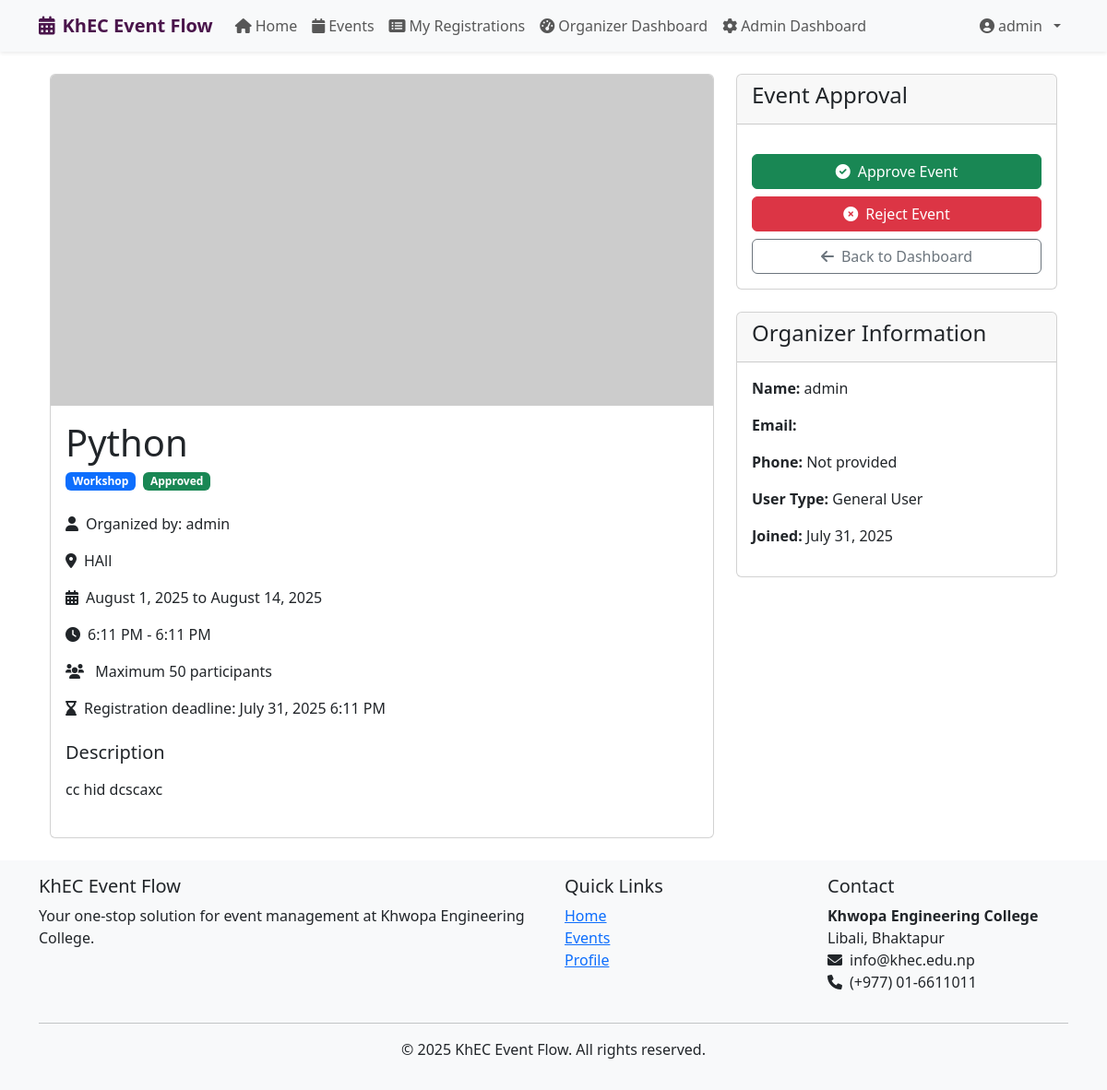
The app's page /events/admin/event/1/approval/ (signed in) with its own data.
### users/models.py (models this page shows, shortened)
class CustomUser(AbstractUser):
    USER_TYPE_CHOICES = (
        ('general', 'General User'),
        ('organizer', 'Organizer'),
        ('admin', 'Admin'),
    )
    user_type = models.CharField(max_length=10, choices=USER_TYPE_CHOICES, default='general')
    bio = models.TextField(blank=True, null=True)
    profile_picture = models.ImageField(upload_to='profile_pics', blank=True, null=True)
    phone_number = models.CharField(max_length=15, blank=True, null=True)
    groups = models.ManyToManyField(
        Group,
        verbose_name='groups',
        blank=True,
        help_text='The groups this user belongs to.',
        related_name="customuser_groups",  # Unique related_name
        related_query_name="customuser",
    )
    user_permissions = models.ManyToManyField(
        Permission,
        verbose_name='user permissions',
        blank=True,
        help_text='Specific permissions for this user.',
        related_name="customuser_permissions",  # Unique related_name
        related_query_name="customuser",
    )
    def is_organizer(self):
        return self.user_type == 'organizer'
    def is_admin_user(self):
        return self.user_type == 'admin' or self.is_superuser

### ems_app/models.py (models this page shows, shortened)
class Event(models.Model):
    STATUS_CHOICES = (
        ('draft', 'Draft'),
        ('pending', 'Pending Approval'),
        ('approved', 'Approved'),
        ('rejected', 'Rejected'),
        ('cancelled', 'Cancelled'),
        ('completed', 'Completed'),
    )
    PRIORITY_CHOICES = (
        ('low', 'Low'),
        ('medium', 'Medium'),
        ('high', 'High'),
        ('urgent', 'Urgent'),
    )
    title = models.CharField(max_length=200)
    slug = models.SlugField(unique=True, blank=True, null=True)
    description = models.TextField()
    short_description = models.CharField(max_length=300, blank=True)
    category = models.ForeignKey(EventCategory, on_delete=models.CASCADE, related_name='events')
    organizer = models.ForeignKey(CustomUser, on_delete=models.CASCADE, related_name='organized_events')
    location = models.CharField(max_length=200)
    venue_details = models.TextField(blank=True, help_text='Additional venue information')
    latitude = models.DecimalField(max_digits=9, decimal_places=6, blank=True, null=True)
    longitude = models.DecimalField(max_digits=9, decimal_places=6, blank=True, null=True)
    start_date = models.DateTimeField()
    end_date = models.DateTimeField()
    registration_deadline = models.DateTimeField()
    max_participants = models.PositiveIntegerField(default=0, help_text="0 means unlimited")
    min_participants = models.PositiveIntegerField(default=1)
    registration_fee = models.DecimalField(max_digits=10, decimal_places=2, default=0.00)
    is_free = models.BooleanField(default=True)
    requirements = models.TextField(blank=True, help_text='What participants need to bring/know')
    agenda = models.TextField(blank=True, help_text='Event schedule/agenda')
    contact_email = models.EmailField(blank=True)
    contact_phone = models.CharField(max_length=15, blank=True)
    featured_image = models.ImageField(upload_to='event_images/', blank=True, null=True)
    banner_image = models.ImageField(upload_to='event_banners/', blank=True, null=True)
    status = models.CharField(max_length=10, choices=STATUS_CHOICES, default='draft')
    priority = models.CharField(max_length=10, choices=PRIORITY_CHOICES, default='medium')
    is_featured = models.BooleanField(default=False)
    is_recurring = models.BooleanField(default=False)
    view_count = models.PositiveIntegerField(default=0)
    share_count = models.PositiveIntegerField(default=0)
    created_at = models.DateTimeField(auto_now_add=True)
    updated_at = models.DateTimeField(auto_now=True)
    approved_at = models.DateTimeField(blank=True, null=True)
    meta_description = models.CharField(max_length=160, blank=True)
    meta_keywords = models.CharField(max_length=255, blank=True)
    class Meta:
        ordering = ['-created_at']
        indexes = [
            models.Index(fields=['status', 'start_date']),
            models.Index(fields=['category', 'start_date']),
            models.Index(fields=['organizer', '-created_at']),
        ]

class EventCategory(models.Model):
    name = models.CharField(max_length=100, unique=True)
    description = models.TextField(blank=True, null=True)
    color = models.CharField(max_length=7, default='#007bff', help_text='Hex color code')
    icon = models.CharField(max_length=50, default='fas fa-calendar', help_text='FontAwesome icon class')
    is_active = models.BooleanField(default=True)
    created_at = models.DateTimeField(default=timezone.now)
    class Meta:
        verbose_name_plural = "Event Categories"
        ordering = ['name']

### ems_app/views.py (the view, shortened to what this page needs)
# urls.py: path('admin/event/<int:pk>/approval/', views.event_approval, name='event-approval'),
@login_required
def event_approval(request, pk):
    if not request.user.is_admin_user():
        messages.error(request, 'You do not have permission to access this page.')
        return redirect('home')
    event = get_object_or_404(Event, pk=pk)
    context = {
        'event': event,
    }
    return render(request, 'admin/event_approval.html', context)

### templates/admin/event_approval.html (shortened to what this page needs)
{% extends 'base.html' %}
{% load crispy_forms_tags %}
{% block content %}
<div class="container">
    <div class="row">
        <div class="col-lg-8">
            <div class="card mb-4">
                {% if event.image %}
                    <img src="{{ event.image.url }}" class="card-img-top" alt="{{ event.title }}" style="max-height: 400px; object-fit: cover;">
                {% else %}
                    <img src="https://via.placeholder.com/800x400?text=Event" class="card-img-top" alt="{{ event.title }}">
                {% endif %}
                <div class="card-body">
                    <h1 class="card-title">{{ event.title }}</h1>
                    <div class="d-flex flex-wrap mb-3">
                        <span class="badge bg-primary me-2 mb-2">{{ event.category.name }}</span>
                        <span class="badge {% if event.status == 'approved' %}bg-success{% elif event.status == 'pending' %}bg-warning{% elif event.status == 'rejected' %}bg-danger{% else %}bg-secondary{% endif %} me-2 mb-2">
                            {{ event.get_status_display }}
                        </span>
                    </div>
                    <div class="mb-4">
                        <p class="card-text">
                            <i class="fas fa-user me-2"></i>Organized by: {{ event.organizer.get_full_name|default:event.organizer.username }}
                        </p>
                        <p class="card-text">
                            <i class="fas fa-map-marker-alt me-2"></i>{{ event.location }}
                        </p>
                        <p class="card-text">
                            <i class="fas fa-calendar-alt me-2"></i>{{ event.start_date|date:"F j, Y" }}
                            {% if event.start_date|date:"Y-m-d" != event.end_date|date:"Y-m-d" %}
                                to {{ event.end_date|date:"F j, Y" }}
                            {% endif %}
                        </p>
                        <p class="card-text">
                            <i class="fas fa-clock me-2"></i>{{ event.start_date|date:"g:i A" }} - {{ event.end_date|date:"g:i A" }}
                        </p>
                        <p class="card-text">
                            <i class="fas fa-users me-2"></i>
                            {% if event.max_participants > 0 %}
                                Maximum {{ event.max_participants }} participants
                            {% else %}
                                Unlimited participants
                            {% endif %}
                        </p>
                        <p class="card-text">
                            <i class="fas fa-hourglass-end me-2"></i>Registration deadline: {{ event.registration_deadline|date:"F j, Y g:i A" }}
                        </p>
                    </div>
                    <div class="card-text mb-4">
                        <h5>Description</h5>
                        <p>{{ event.description|linebreaks }}</p>
                    </div>
                </div>
            </div>
        </div>
        <div class="col-lg-4">
            <div class="card mb-4">
                <div class="card-header">
                    <h4>Event Approval</h4>
                </div>
                <div class="card-body">
                    <form method="post">
                        <div class="d-grid gap-2 mt-3">
                            <button type="submit" name="status" value="approved" class="btn btn-success">
                                <i class="fas fa-check-circle me-2"></i>Approve Event
                            </button>
                            <button type="submit" name="status" value="rejected" class="btn btn-danger">
                                <i class="fas fa-times-circle me-2"></i>Reject Event
                            </button>
                            <a href="{% url 'admin-dashboard' %}" class="btn btn-outline-secondary">
                                <i class="fas fa-arrow-left me-2"></i>Back to Dashboard
                            </a>
                        </div>
                    </form>
                </div>
            </div>
            <div class="card mb-4">
                <div class="card-header">
                    <h4>Organizer Information</h4>
                </div>
                <div class="card-body">
                    <p><strong>Name:</strong> {{ event.organizer.get_full_name|default:event.organizer.username }}</p>
                    <p><strong>Email:</strong> {{ event.organizer.email }}</p>
                    <p><strong>Phone:</strong> {{ event.organizer.phone_number|default:"Not provided" }}</p>
                    <p><strong>User Type:</strong> {{ event.organizer.get_user_type_display }}</p>
                    <p><strong>Joined:</strong> {{ event.organizer.date_joined|date:"F j, Y" }}</p>
                </div>
            </div>
        </div>
    </div>
</div>
{% endblock %}

### templates/base.html (shortened to what this page needs)
<!DOCTYPE html>
<html lang="en">
<head>
    <link href="https://cdn.jsdelivr.net/npm/bootstrap@5.3.0-alpha1/dist/css/bootstrap.min.css" rel="stylesheet">
    <link rel="stylesheet" href="https://cdnjs.cloudflare.com/ajax/libs/font-awesome/6.0.0/css/all.min.css">
</head>
<body>
    <nav class="navbar navbar-expand-lg navbar-light bg-light shadow-sm">
        <div class="container">
            <a class="navbar-brand" href="{% url 'home' %}">
                <i class="fas fa-calendar-alt me-2"></i>KhEC Event Flow
            </a>
            <div class="collapse navbar-collapse" id="navbarNav">
                <ul class="navbar-nav me-auto">
                    <li class="nav-item">
                        <a class="nav-link" href="{% url 'home' %}">
                            <i class="fas fa-home me-1"></i>Home
                        </a>
                    </li>
                    <li class="nav-item">
                        <a class="nav-link" href="{% url 'event-list' %}">
                            <i class="fas fa-calendar me-1"></i>Events
                        </a>
                    </li>
                    {% if user.is_authenticated %}
                        <li class="nav-item">
                            <a class="nav-link" href="{% url 'user-registrations' %}">
                                <i class="fas fa-list-alt me-1"></i>My Registrations
                            </a>
                        </li>
                        {% if user.is_organizer or user.is_admin_user %}
                            <li class="nav-item">
                                <a class="nav-link" href="{% url 'organizer-dashboard' %}">
                                    <i class="fas fa-tachometer-alt me-1"></i>Organizer Dashboard
                                </a>
                            </li>
                        {% endif %}
                        {% if user.is_admin_user %}
                            <li class="nav-item">
                                <a class="nav-link" href="{% url 'admin-dashboard' %}">
                                    <i class="fas fa-cog me-1"></i>Admin Dashboard
                                </a>
                            </li>
                        {% endif %}
                    {% endif %}
                </ul>
                <ul class="navbar-nav">
                    {% if user.is_authenticated %}
                        <li class="nav-item dropdown user-dropdown">
                            <a class="nav-link dropdown-toggle" href="#" id="navbarDropdown" role="button" data-bs-toggle="dropdown" aria-expanded="false">
                                <i class="fas fa-user-circle me-1"></i>{{ user.username }}
                            </a>
                        </li>
                    {% endif %}
                </ul>
            </div>
        </div>
    </nav>
    <div class="container mt-4">
        {% block content %}{% endblock %}
    </div>
    <footer class="footer mt-auto py-3">
        <div class="container">
            <div class="row">
                <div class="col-md-6">
                    <h5>KhEC Event Flow</h5>
                    <p>Your one-stop solution for event management at Khwopa Engineering College.</p>
                </div>
                <div class="col-md-3">
                    <h5>Quick Links</h5>
                    <ul class="list-unstyled">
                        <li><a href="{% url 'home' %}">Home</a></li>
                        <li><a href="{% url 'event-list' %}">Events</a></li>
                        {% if user.is_authenticated %}
                            <li><a href="{% url 'profile' %}">Profile</a></li>
                        {% else %}
                            <li><a href="{% url 'login' %}">Login</a></li>
                            <li><a href="{% url 'register' %}">Register</a></li>
                        {% endif %}
                    </ul>
                </div>
                <div class="col-md-3">
                    <h5>Contact</h5>
                    <address>
                        <strong>Khwopa Engineering College</strong><br>
                        Libali, Bhaktapur<br>
                        <i class="fas fa-envelope me-2"></i>info@khec.edu.np<br>
                        <i class="fas fa-phone me-2"></i>(+977) 01-6611011
                    </address>
                </div>
            </div>
            <hr>
            <div class="text-center">
                <p>&copy; {% now "Y" %} KhEC Event Flow. All rights reserved.</p>
            </div>
        </div>
    </footer>
</body>
</html>

### templates/base.html (style rules this page uses)
.navbar-brand { font-weight: bold; color: #4a154b !important; }
.footer { background-color: #f8f9fa; padding: 20px 0; margin-top: 50px; }
.user-dropdown .dropdown-toggle::after { margin-left: 0.5rem; }

### records on screen
CustomUser: username "admin"
Event: title "Python", category.name "Workshop", status "Approved", organizer.get_full_name "admin", location "HAll", start_date "August 1, 2025", end_date "August 14, 2025", start_date "6:11 PM", end_date "6:11 PM", max_participants "50", registration_deadline "July 31, 2025 6:11 PM", description "cc hid dcscaxc", organizer.phone_number "Not provided", organizer.user_type "General User", organizer.date_joined "July 31, 2025"
